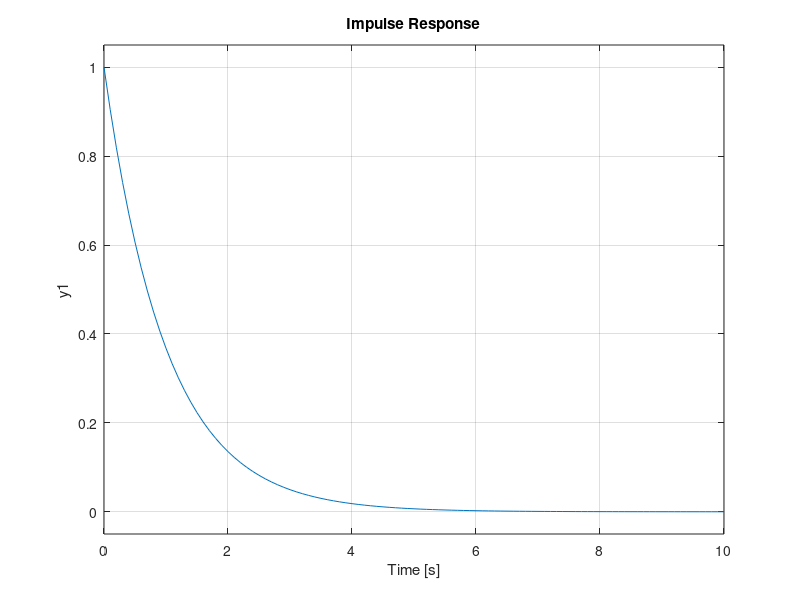
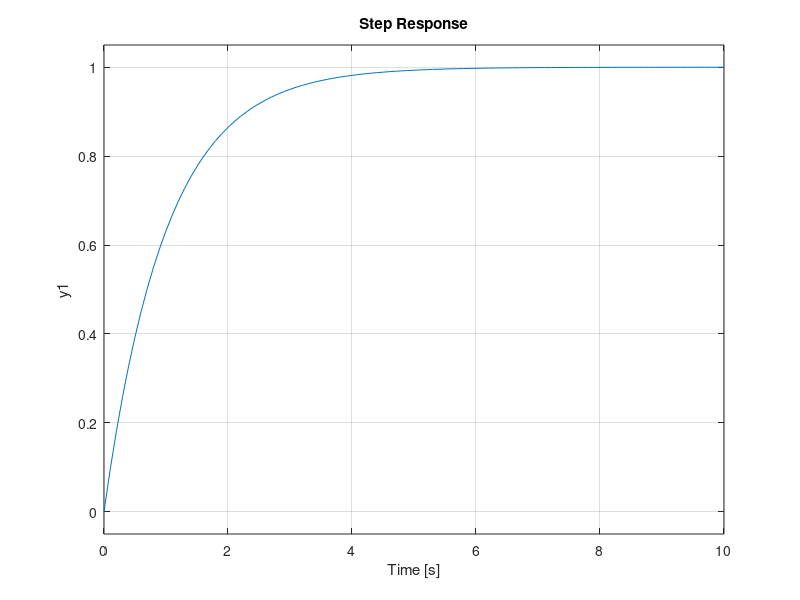
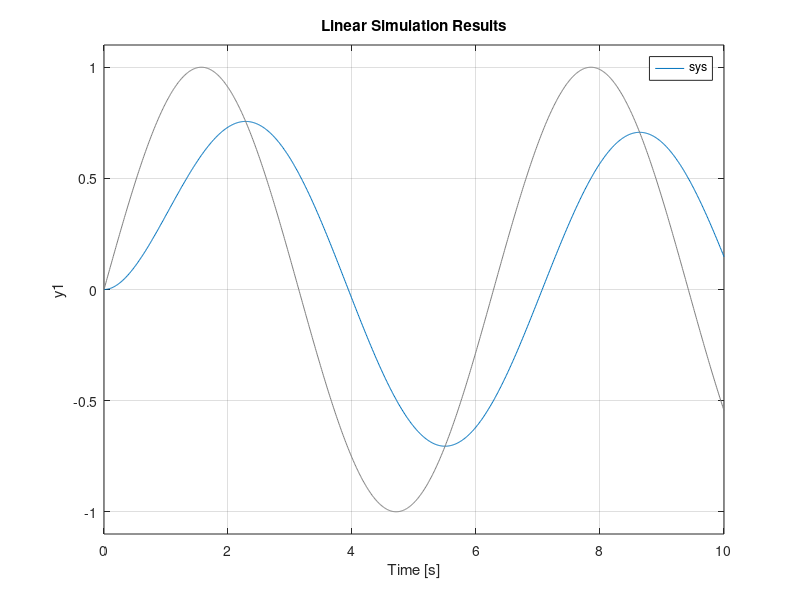

Write the MATLAB code that produced these figures, in order.
%% Föy - Sistem Yanıtını Elde Etme
clc; clear; close all;

sys = tf([1 2], [1 3 2]);   % Örnek sistem modeli
Tfinal = 10;                % Simülasyon süresi (s)

figure; impulse(sys, Tfinal); grid on;   % Dürtü yanıtı
figure; step(sys, Tfinal);    grid on;   % Basamak yanıtı

t = 0:0.01:10;              % Örnekleme zamanı vektörü
u = sin(t);                 % Giriş sinyali vektörü (u ve t aynı boyutta)
figure; lsim(sys, u, t); grid on;        % Farklı giriş için sistem yanıtı
